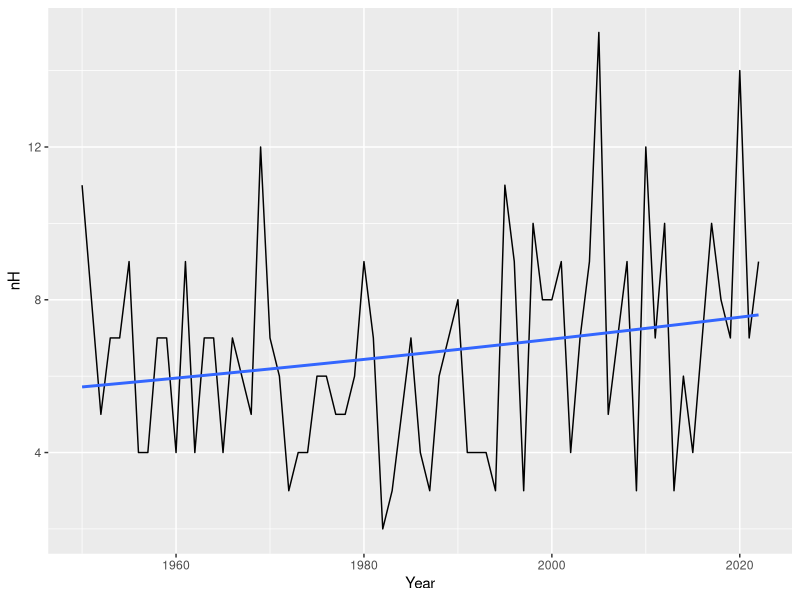
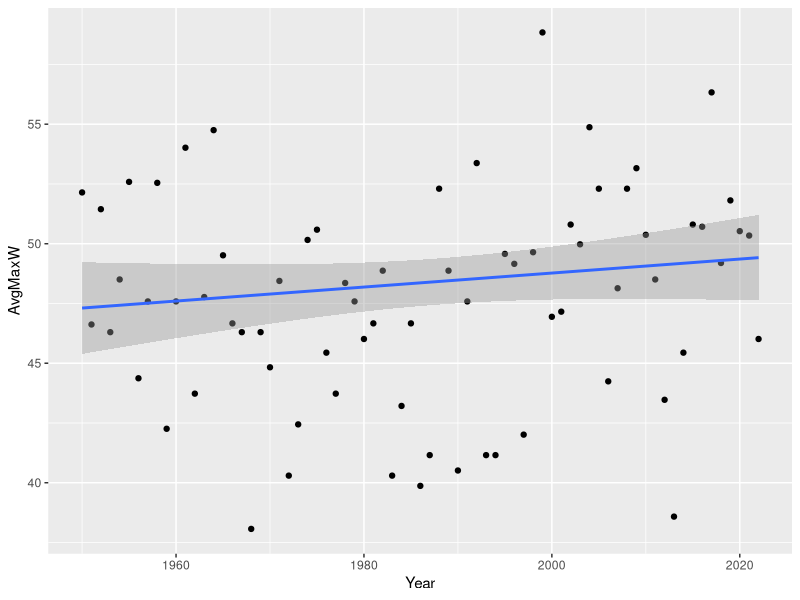
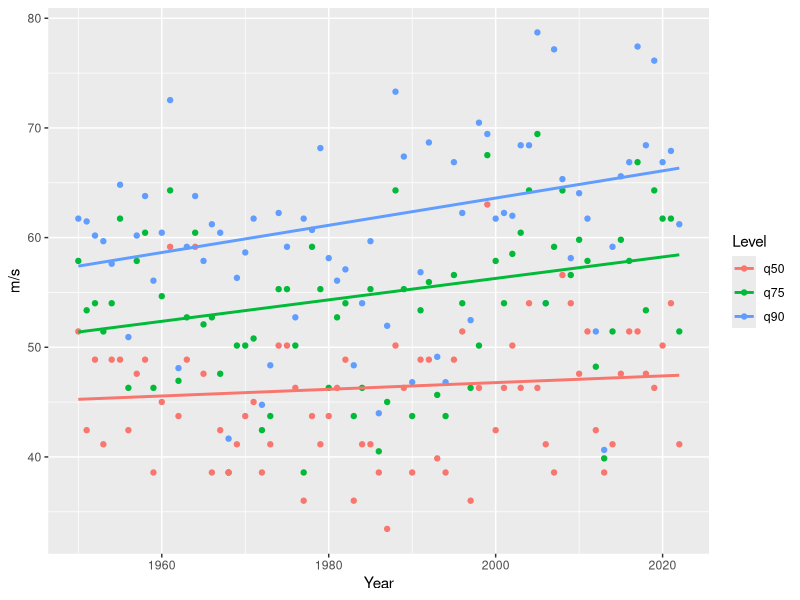

R code for these plots, in order:
## ---- chunk 1
#| echo: true
Tracks.df <- readr::read_csv(file = here::here("data", "NATL_Tracks.csv"),
                         show_col_types = FALSE)

LMI.df <- Tracks.df |>
  dplyr::group_by(SID) |>
  dplyr::summarize(Year = dplyr::first(Season),
                   Name = dplyr::first(NAME),
                   MaxW_mps = max(W_mps)) |>
  dplyr::filter(MaxW_mps >= 33)
## ---- chunk 2
Frequency.df <- LMI.df |>
  dplyr::group_by(Year) |>
  dplyr::summarize(nH = dplyr::n())

library(ggplot2)

ggplot(data = Frequency.df,
       mapping = aes(x = Year, y = nH)) +
  geom_line() +
  geom_smooth(method = glm,
              method.args = list(family = 'poisson'),
              se = FALSE) 
## ---- chunk 3
#| echo: true
glm(nH ~ Year, data = Frequency.df, family = poisson)
## ---- chunk 4
#| echo: true

LMI.df |>
  dplyr::group_by(Year) |>
  dplyr::summarize(AvgMaxW = mean(MaxW_mps),
                   nH = dplyr::n()) |>
ggplot(mapping = aes(x = Year, y = AvgMaxW, weight = nH)) +
  geom_point() +
  geom_smooth(method = lm)
## ---- chunk 5
#| echo: true
Intensity.df <- LMI.df |>
  dplyr::group_by(Year) |>
  dplyr::summarize(q90 = quantile(MaxW_mps, probs = .9),
                   q75 = quantile(MaxW_mps, probs = .75),
                   q50 = quantile(MaxW_mps, probs = .5),
                   nH = dplyr::n()) |>
  tidyr::pivot_longer(cols = 2:4, names_to = "Level", values_to = "Quantile") 

Intensity.df |>
  head()
## ---- chunk 6
#| echo: true
ggplot(data = Intensity.df,
       mapping = aes(x = Year, y = Quantile, color = Level, weight = nH)) +
  geom_point() +
  geom_smooth(method = lm, se = FALSE) +
  ylab("m/s")
## ---- chunk 7
#| echo: true
quantreg::rq(MaxW_mps ~ Year, tau = .9, data = LMI.df) |>
  summary()
## ---- chunk 8
PerLandfall.df <- readr::read_csv(here::here("data", "stormData.csv")) |>
  dplyr::rename(Name = `STORM NAME`, 
                LandfallDate = `LANDFALL DATE`,
                DamageRank = `DAMAGE RANK`, 
                CurrentDamage2022 = `CURRENT DAMAGE ($ 2022)`,
                BaseDamageDollars = `BASE DAMAGE ($)`,
                LandfallState = `LANDFALL STATE`,
                Category = `CATEGORY`,
                WindsAtLandfall_mph = `WINDS(MPH)`)
## ---- chunk 9
PerLandfall.df <- PerLandfall.df |>
  dplyr::mutate(Date = lubridate::parse_date_time(LandfallDate,
                                                  orders = 'mdy'),
                Year = lubridate::year(Date),
                YearName = paste0(Year, Name)) |>
  dplyr::filter(Year >= 1987)
## ---- chunk 10
PerStorm.df <- PerLandfall.df |>
  dplyr::mutate(InsuredLosses2022 = .5 * CurrentDamage2022) |>
  dplyr::group_by(YearName) |>
  dplyr::summarise(Year = dplyr::last(Year),
                   Name = dplyr::last(Name),
                   PerStormInsuredLosses2022 = sum(InsuredLosses2022))
## ---- chunk 11
Z <- PerStorm.df$PerStormInsuredLosses2022

quantile(Z, probs = seq(0, 1, 1/7))
